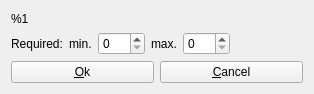
<?xml version="1.0" encoding="UTF-8"?>
<ui version="4.0">
 <class>category_select_required</class>
 <widget class="QWidget" name="category_select_required">
  <property name="geometry">
   <rect>
    <x>0</x>
    <y>0</y>
    <width>314</width>
    <height>94</height>
   </rect>
  </property>
  <property name="windowTitle">
   <string>Edit required category</string>
  </property>
  <property name="windowIcon">
   <iconset resource="../configurator.qrc">
    <normaloff>:/images/folders.png</normaloff>:/images/folders.png</iconset>
  </property>
  <property name="action" stdset="0">
   <string>RecipeCategoryEdit category { id={main.id}; minQuantity {{main.minQuantity}}; maxQuantity {{main.maxQuantity}} }</string>
  </property>
  <property name="answer" stdset="0">
   <string>RecipeCategoryEdit category { id={?}; minQuantity {{min}}; maxQuantity {{max}} }</string>
  </property>
  <layout class="QGridLayout" name="gridLayout">
   <item row="0" column="0">
    <widget class="QLabel" name="category">
     <property name="text">
      <string>%1</string>
     </property>
     <property name="action" stdset="0">
      <string>CategoryRequest category {id={main.id}}</string>
     </property>
     <property name="answer" stdset="0">
      <string>Category category {id={?}; parentID={?}; root{{?}}; name{{1}}; description{{2}}; features_required{CategoryFeature[] {id={?}; name{{?}}; minQuantity{{?}}; maxQuantity{{?}} } }; features_provided{CategoryFeature[] {id={?}; name{{?}}; minQuantity{{?}}; maxQuantity{{?}} } } }</string>
     </property>
    </widget>
   </item>
   <item row="3" column="0">
    <layout class="QHBoxLayout" name="horizontalLayout">
     <item>
      <widget class="QPushButton" name="select">
       <property name="text">
        <string>&amp;Ok</string>
       </property>
       <property name="form" stdset="0">
        <string notr="true">_CLOSE_</string>
       </property>
       <property name="datasignal:clicked" stdset="0">
        <string>edit_category_required</string>
       </property>
      </widget>
     </item>
     <item>
      <widget class="QPushButton" name="cancel">
       <property name="text">
        <string>&amp;Cancel</string>
       </property>
       <property name="form" stdset="0">
        <string notr="true">_CLOSE_</string>
       </property>
      </widget>
     </item>
    </layout>
   </item>
   <item row="1" column="0">
    <layout class="QFormLayout" name="formLayout">
     <item row="0" column="0">
      <widget class="QLabel" name="label">
       <property name="text">
        <string>Required:</string>
       </property>
       <property name="buddy">
        <cstring>min</cstring>
       </property>
      </widget>
     </item>
     <item row="0" column="1">
      <layout class="QHBoxLayout" name="horizontalLayout_7">
       <item>
        <widget class="QLabel" name="label_min_requires">
         <property name="text">
          <string>min.</string>
         </property>
         <property name="buddy">
          <cstring>min</cstring>
         </property>
        </widget>
       </item>
       <item>
        <widget class="QSpinBox" name="min">
         <property name="maximum">
          <number>999</number>
         </property>
        </widget>
       </item>
       <item>
        <widget class="QLabel" name="label_max_requires">
         <property name="text">
          <string>max.</string>
         </property>
         <property name="buddy">
          <cstring>max</cstring>
         </property>
        </widget>
       </item>
       <item>
        <widget class="QSpinBox" name="max">
         <property name="maximum">
          <number>999</number>
         </property>
        </widget>
       </item>
       <item>
        <spacer name="horizontalSpacer_4">
         <property name="orientation">
          <enum>Qt::Horizontal</enum>
         </property>
         <property name="sizeHint" stdset="0">
          <size>
           <width>40</width>
           <height>20</height>
          </size>
         </property>
        </spacer>
       </item>
      </layout>
     </item>
    </layout>
   </item>
  </layout>
 </widget>
 <tabstops>
  <tabstop>min</tabstop>
  <tabstop>max</tabstop>
  <tabstop>select</tabstop>
  <tabstop>cancel</tabstop>
 </tabstops>
 <resources>
  <include location="../configurator.qrc"/>
 </resources>
 <connections/>
</ui>
